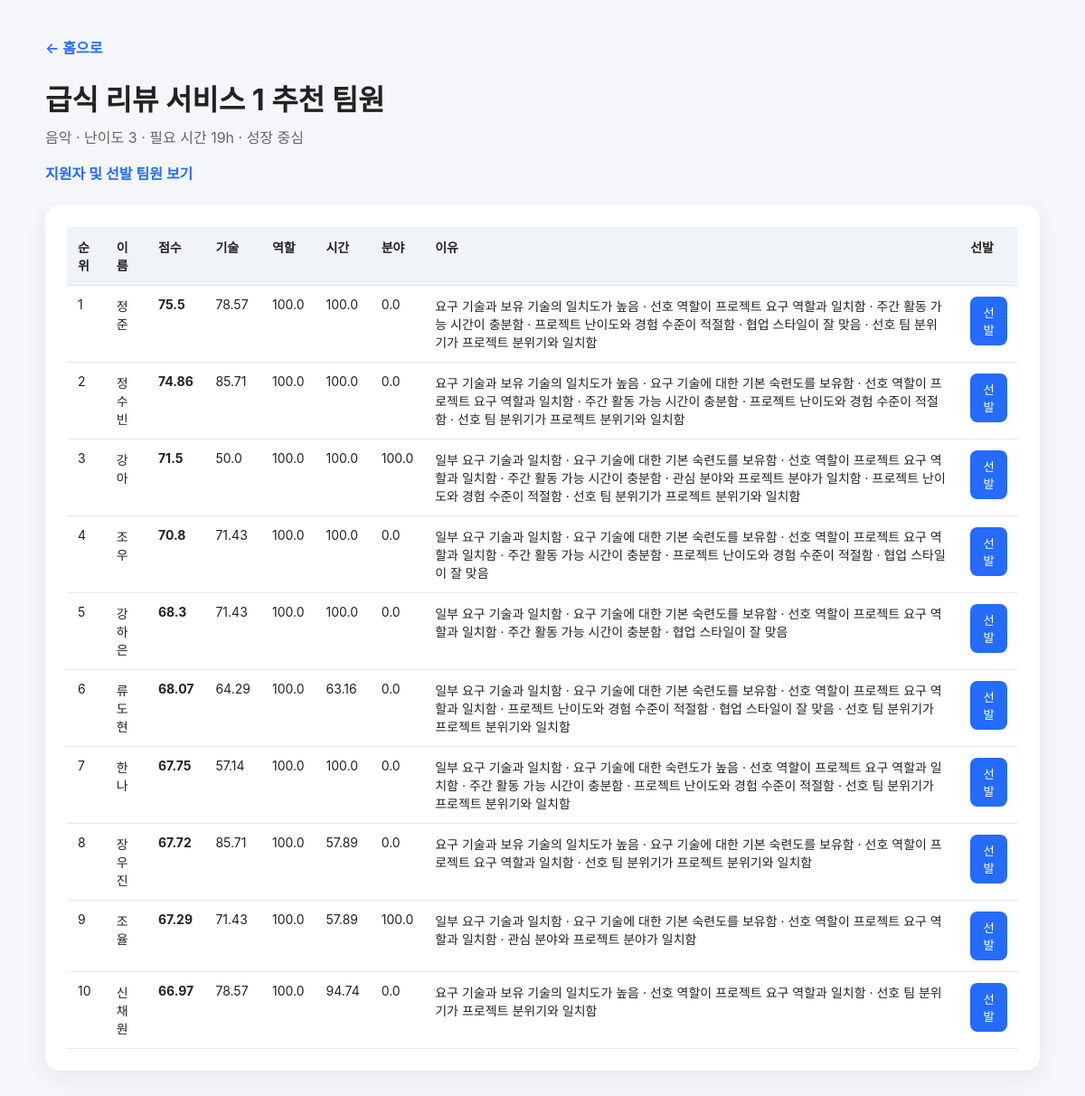
The app's page /web/projects/1/recommendations with its own data.
### app/models.py (models this page shows)
class Project(Base):
    __tablename__ = "projects"
    id: Mapped[int] = mapped_column(Integer, primary_key=True, index=True)
    creator_id: Mapped[int] = mapped_column(ForeignKey("users.id"), nullable=False)
    title: Mapped[str] = mapped_column(String(100), nullable=False)
    description: Mapped[str | None] = mapped_column(Text)
    domain: Mapped[str] = mapped_column(String(50), nullable=False)
    difficulty: Mapped[int] = mapped_column(Integer, nullable=False)
    required_hours: Mapped[int] = mapped_column(Integer, nullable=False)
    max_members: Mapped[int] = mapped_column(Integer, nullable=False)
    team_atmosphere: Mapped[str] = mapped_column(String(50), nullable=False)
    desired_collaboration_style: Mapped[str] = mapped_column(String(50), nullable=False, default="계획형")
    creator = relationship("User")
    skills = relationship("ProjectSkill", back_populates="project")
    roles = relationship("ProjectRole", back_populates="project")

class User(Base):
    __tablename__ = "users"
    id: Mapped[int] = mapped_column(Integer, primary_key=True, index=True)
    name: Mapped[str] = mapped_column(String(50), nullable=False)
    email: Mapped[str] = mapped_column(String(100), unique=True, index=True, nullable=False)
    bio: Mapped[str | None] = mapped_column(Text)
    experience_level: Mapped[int] = mapped_column(Integer, nullable=False)
    available_hours: Mapped[int] = mapped_column(Integer, nullable=False)
    collaboration_style: Mapped[str] = mapped_column(String(30), nullable=False)
    preferred_role_id: Mapped[int] = mapped_column(ForeignKey("roles.id"), nullable=False)
    interest_domain: Mapped[str] = mapped_column(String(50), nullable=False)
    preferred_team_atmosphere: Mapped[str] = mapped_column(String(50), nullable=False)
    preferred_role = relationship("Role")
    skills = relationship("UserSkill", back_populates="user")

### app/main.py (the view)
@app.get("/web/projects/{project_id}/recommendations", response_class=HTMLResponse)
def web_recommend_users(request: Request, project_id: int, top_n: int = 10, db: Session = Depends(get_db)):
    project = db.get(models.Project, project_id)
    if not project:
        raise HTTPException(status_code=404, detail="프로젝트를 찾을 수 없습니다.")
    results = recommend_users_for_project(db, project_id, top_n)
    return templates.TemplateResponse("project_recommendations.html", {
        "request": request,
        "project": project,
        "results": results,
    })

### app/templates/project_recommendations.html (shortened to what this page needs)
<!DOCTYPE html>
<html lang="ko">
<head>
    <link rel="stylesheet" href="/static/style.css" />
</head>
<body>
<main class="container">
    <a href="/">← 홈으로</a>
    <h1>{{ project.title }} 추천 팀원</h1>
    <p class="sub">{{ project.domain }} · 난이도 {{ project.difficulty }} · 필요 시간 {{ project.required_hours }}h · {{ project.team_atmosphere }}</p>
    <p><a href="/web/projects/{{ project.id }}/applications">지원자 및 선발 팀원 보기</a></p>
    <section class="card">
        <table>
            <thead>
                <tr>
                    <th>순위</th><th>이름</th><th>점수</th><th>기술</th><th>역할</th><th>시간</th><th>분야</th><th>이유</th><th>선발</th>
                </tr>
            </thead>
            <tbody>
                {% for r in results %}
                <tr>
                    <td>{{ loop.index }}</td>
                    <td>{{ r.name }}</td>
                    <td><strong>{{ r.score }}</strong></td>
                    <td>{{ r.skill_score }}</td>
                    <td>{{ r.role_score }}</td>
                    <td>{{ r.time_score }}</td>
                    <td>{{ r.domain_score }}</td>
                    <td>{{ r.reason }}</td>
                    <td>
                        <form method="post" action="/web/projects/{{ project.id }}/select-member">
                            <button type="submit">선발</button>
                        </form>
                    </td>
                </tr>
                {% endfor %}
            </tbody>
        </table>
    </section>
</main>
</body>
</html>

### app/static/style.css (style rules this page uses)
body { margin: 0; background: #f5f6fa; color: #222; font-family: -apple-system, BlinkMacSystemFont, "Segoe UI", sans-serif; }
.container { width: min(1100px, calc(100% - 32px)); margin: 40px auto; }
h1 { margin-bottom: 8px; }
.sub { color: #666; margin-top: 0; }
.card { background: white; border-radius: 16px; padding: 24px; margin: 24px 0; box-shadow: 0 8px 24px rgba(0,0,0,0.06); }
a { color: #246bfe; text-decoration: none; font-weight: 600; }
table { width: 100%; border-collapse: collapse; font-size: 14px; }
th, td { border-bottom: 1px solid #e8e8e8; padding: 12px; text-align: left; vertical-align: top; }
th { background: #f0f3f8; }
button { border: 0; border-radius: 8px; background: #246bfe; color: white; padding: 8px 12px; cursor: pointer; }

### records on screen
Project: title "급식 리뷰 서비스 1", domain "음악", difficulty "3", required_hours "19", team_atmosphere "성장 중심"
User: name "정준", score "75.5", skill_score "78.57", role_score "100.0", time_score "100.0", domain_score "0.0", reason "요구 기술과 보유 기술의 일치도가 높음 · 선호 역할이 프로젝트 요구 역할과 일치함 · 주간 활동 가능 시간이 충분함 · 프로젝트 난이도와 경험 수준이 적절함 · 협업 스타일이 잘 맞음 · 선호 팀 분위기가 프로젝트 분위기와 일치함"
User: name "정수빈", score "74.86", skill_score "85.71", role_score "100.0", time_score "100.0", domain_score "0.0", reason "요구 기술과 보유 기술의 일치도가 높음 · 요구 기술에 대한 기본 숙련도를 보유함 · 선호 역할이 프로젝트 요구 역할과 일치함 · 주간 활동 가능 시간이 충분함 · 프로젝트 난이도와 경험 수준이 적절함 · 선호 팀 분위기가 프로젝트 분위기와 일치함"
User: name "강아", score "71.5", skill_score "50.0", role_score "100.0", time_score "100.0", domain_score "100.0", reason "일부 요구 기술과 일치함 · 요구 기술에 대한 기본 숙련도를 보유함 · 선호 역할이 프로젝트 요구 역할과 일치함 · 주간 활동 가능 시간이 충분함 · 관심 분야와 프로젝트 분야가 일치함 · 프로젝트 난이도와 경험 수준이 적절함 · 선호 팀 분위기가 프로젝트 분위기와 일치함"
User: name "조우", score "70.8", skill_score "71.43", role_score "100.0", time_score "100.0", domain_score "0.0", reason "일부 요구 기술과 일치함 · 요구 기술에 대한 기본 숙련도를 보유함 · 선호 역할이 프로젝트 요구 역할과 일치함 · 주간 활동 가능 시간이 충분함 · 프로젝트 난이도와 경험 수준이 적절함 · 협업 스타일이 잘 맞음"
User: name "강하은", score "68.3", skill_score "71.43", role_score "100.0", time_score "100.0", domain_score "0.0", reason "일부 요구 기술과 일치함 · 요구 기술에 대한 기본 숙련도를 보유함 · 선호 역할이 프로젝트 요구 역할과 일치함 · 주간 활동 가능 시간이 충분함 · 협업 스타일이 잘 맞음"
User: name "류도현", score "68.07", skill_score "64.29", role_score "100.0", time_score "63.16", domain_score "0.0", reason "일부 요구 기술과 일치함 · 요구 기술에 대한 기본 숙련도를 보유함 · 선호 역할이 프로젝트 요구 역할과 일치함 · 프로젝트 난이도와 경험 수준이 적절함 · 협업 스타일이 잘 맞음 · 선호 팀 분위기가 프로젝트 분위기와 일치함"
User: name "한나", score "67.75", skill_score "57.14", role_score "100.0", time_score "100.0", domain_score "0.0", reason "일부 요구 기술과 일치함 · 요구 기술에 대한 숙련도가 높음 · 선호 역할이 프로젝트 요구 역할과 일치함 · 주간 활동 가능 시간이 충분함 · 프로젝트 난이도와 경험 수준이 적절함 · 선호 팀 분위기가 프로젝트 분위기와 일치함"
User: name "장우진", score "67.72", skill_score "85.71", role_score "100.0", time_score "57.89", domain_score "0.0", reason "요구 기술과 보유 기술의 일치도가 높음 · 요구 기술에 대한 기본 숙련도를 보유함 · 선호 역할이 프로젝트 요구 역할과 일치함 · 선호 팀 분위기가 프로젝트 분위기와 일치함"
User: name "조율", score "67.29", skill_score "71.43", role_score "100.0", time_score "57.89", domain_score "100.0", reason "일부 요구 기술과 일치함 · 요구 기술에 대한 기본 숙련도를 보유함 · 선호 역할이 프로젝트 요구 역할과 일치함 · 관심 분야와 프로젝트 분야가 일치함"
User: name "신채원", score "66.97", skill_score "78.57", role_score "100.0", time_score "94.74", domain_score "0.0", reason "요구 기술과 보유 기술의 일치도가 높음 · 선호 역할이 프로젝트 요구 역할과 일치함 · 선호 팀 분위기가 프로젝트 분위기와 일치함"
